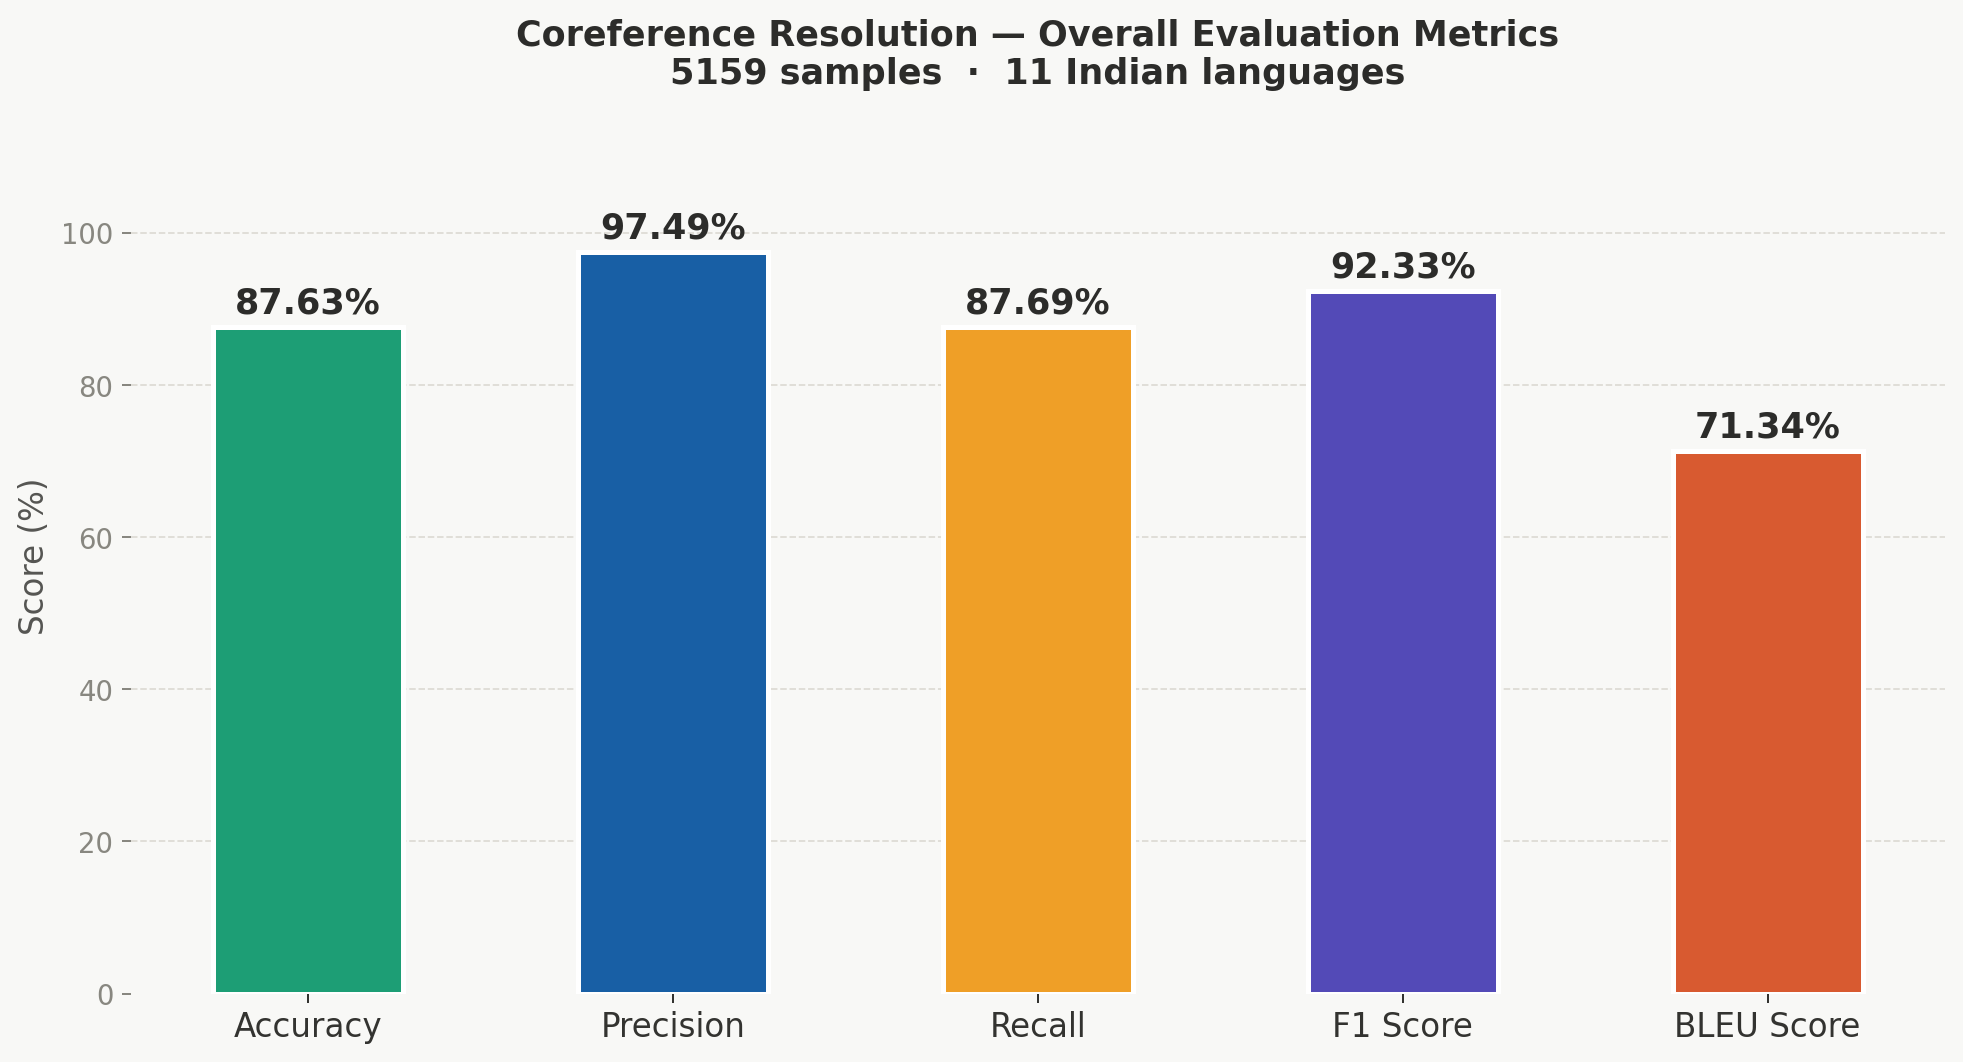

Python code for this plot:
"""
Graph 1 — Overall Metrics
File: graph1_overall_metrics.py
Run:  python graph1_overall_metrics.py
"""
import matplotlib; matplotlib.use('Agg')
import matplotlib.pyplot as plt

metrics = ['Accuracy', 'Precision', 'Recall', 'F1 Score', 'BLEU Score']
values  = [87.63,       97.49,       87.69,    92.33,      71.34]
colors  = ['#1D9E75',  '#185FA5',  '#EF9F27', '#534AB7',  '#D85A30']

fig, ax = plt.subplots(figsize=(11, 6))
fig.patch.set_facecolor('#F8F8F6')
ax.set_facecolor('#F8F8F6')

bars = ax.bar(metrics, values, color=colors, width=0.52,
              edgecolor='white', linewidth=2, zorder=3)

for bar, val in zip(bars, values):
    ax.text(bar.get_x()+bar.get_width()/2, bar.get_height()+0.9,
            f'{val:.2f}%', ha='center', va='bottom',
            fontsize=14, fontweight='bold', color='#2C2C2A')

for y in [20,40,60,80,100]:
    ax.axhline(y, color='#DDDBD4', linewidth=0.7, linestyle='--', zorder=1)

ax.set_ylim(0, 115)
ax.set_ylabel('Score (%)', fontsize=13, color='#555552')
ax.set_title('Coreference Resolution — Overall Evaluation Metrics\n5159 samples  ·  11 Indian languages',
             fontsize=14, fontweight='bold', color='#2C2C2A', pad=14)
ax.tick_params(axis='x', labelsize=13, colors='#333330')
ax.tick_params(axis='y', labelsize=11, colors='#888780')
ax.set_yticks(range(0,101,20))
ax.spines[['top','right','left','bottom']].set_visible(False)
plt.tight_layout()
plt.savefig('graph1_overall_metrics.png',
            dpi=180, bbox_inches='tight', facecolor='#F8F8F6')
print("Saved graph1")
